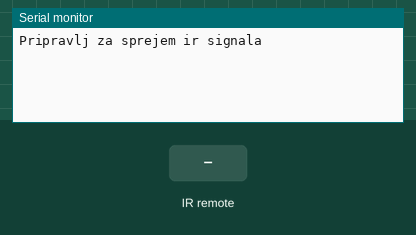
Recording of a sketch running on a simulated Arduino Uno, built with avr-gcc and run on an emulated ATmega328P. Parts: the last lines printed to the serial monitor. The inputs (shaded band) are chosen by the test bench.

Above: at 1.2 s.
1.3 s: infrared code 0x8 received
At 2.0 s:
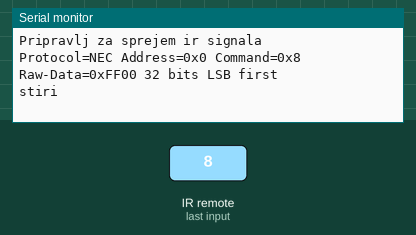
2.8 s: infrared code 0x1C received
At 3.2 s:
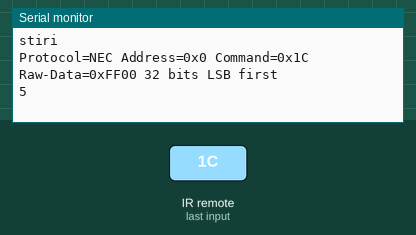
4.3 s: infrared code 0x5A received
At 4.37 s:
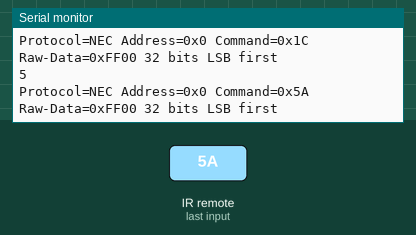

The sketch:

IR_setup.ino
```cpp
#include <IRremote.h>
#define IR_PIN 8
#define MARK_EXCESS_MICROS 20
void setup() {
  Serial.begin(9600);
  IrReceiver.begin(IR_PIN,ENABLE_LED_FEEDBACK);
  Serial.println("Pripravlj za sprejem ir signala");

}

void loop() {
  while(!IrReceiver.decode()){}

    if(IrReceiver.decode()){
        IrReceiver.printIRResultShort(&Serial);
        Serial.println();
        IrReceiver.resume();

    }
    if(IrReceiver.decodedIRData.command == 0x8){//44
        Serial.println("stiri");
    }
    else if(IrReceiver.decodedIRData.command == 0x1C){//40
        Serial.println("5");
    }
    else if(IrReceiver.decodedIRData.command == 0x5A){//43
        Serial.println("6");
    }
    else if(IrReceiver.decodedIRData.command == 0x42){//7
        Serial.println("7");
    }
    else if(IrReceiver.decodedIRData.command == 0x52){//15
        Serial.println("8");
    }
    else if(IrReceiver.decodedIRData.command == 0x4A){//9
        Serial.println("9");
    }
}
```

Measured:
- after the input at 1.3 s, the serial monitor: prints a new line at once (image 1)
- after the input at 2.8 s, the serial monitor: prints a new line at once (image 2)
- after the input at 4.3 s, the serial monitor: prints a new line at once (image 3)
